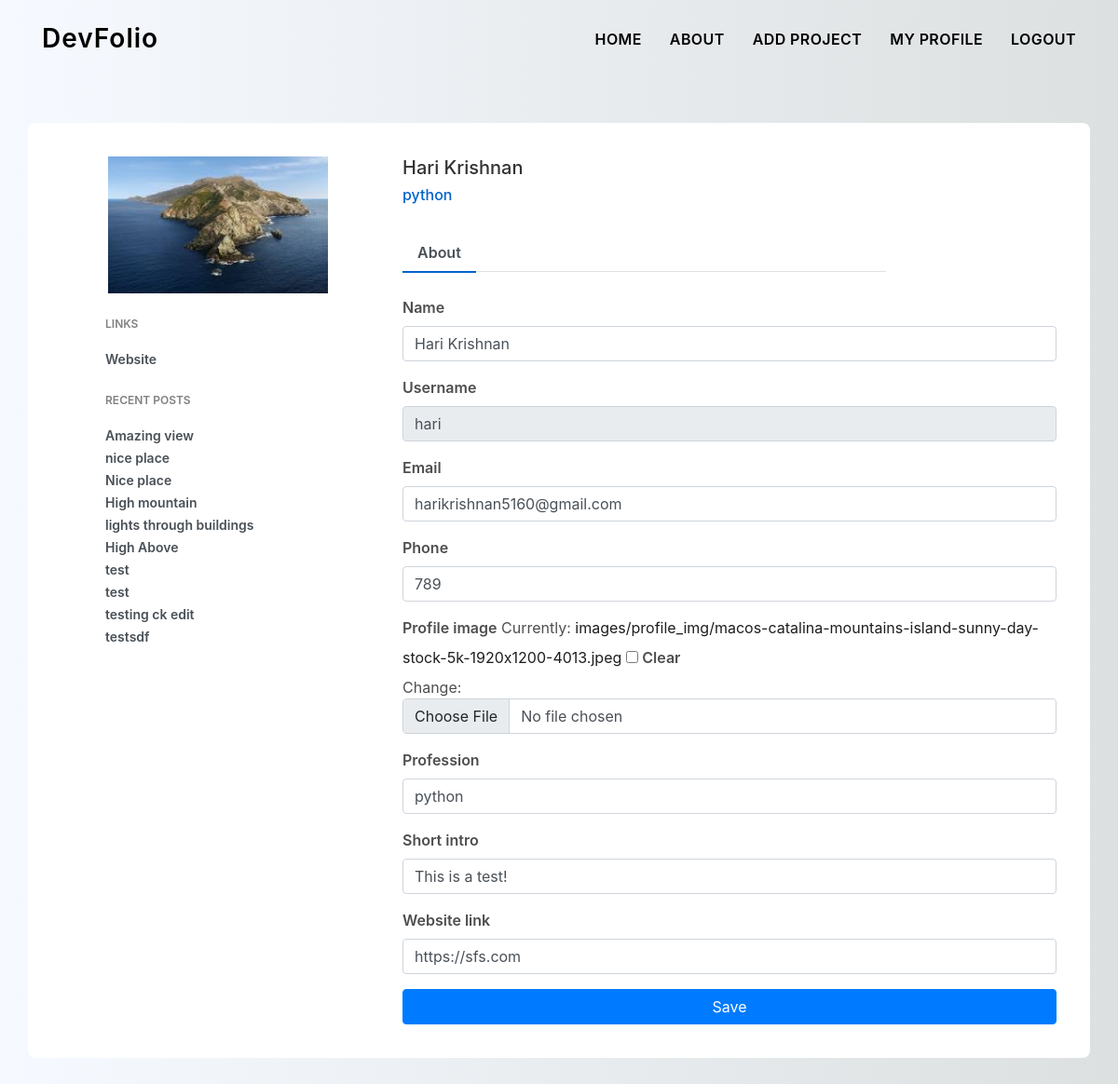
/users/edit-profile/ (signed in), run on an earlier commit of the app's database.
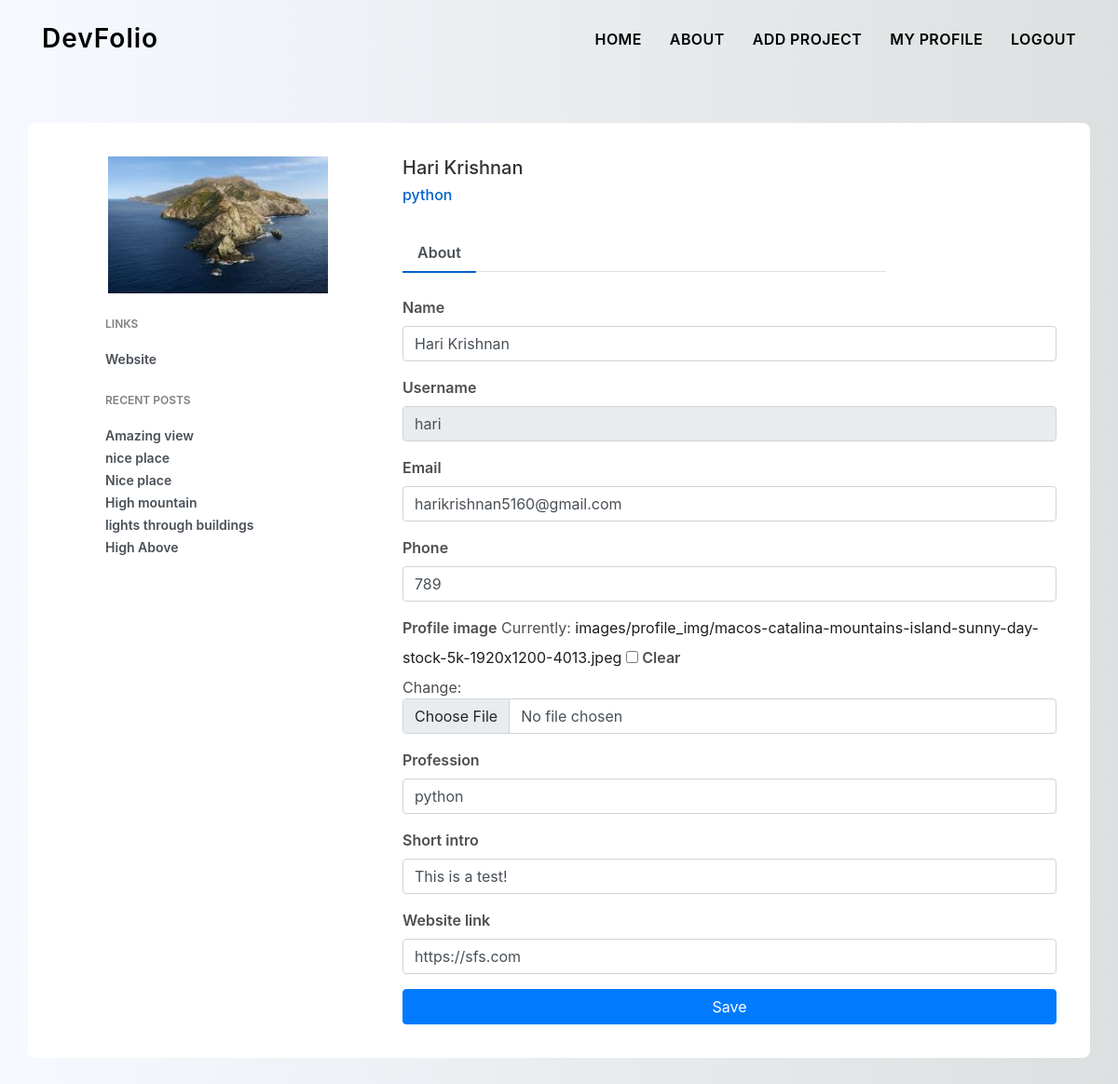
And on a later commit of the database.
### blogs/models.py (models this page shows, shortened)
class Article(models.Model):
    owner = models.ForeignKey(Profile, on_delete=models.SET_NULL, blank=True, null=True)
    heading = models.CharField(max_length=200)
    discription = models.CharField(max_length=300, null=True, blank=True)
    category = models.CharField(max_length=100, null=True, blank=True)
    featured_image = ResizedImageField(size=[1200,720], null=True, blank=True, default='images/blog_img/no-photo.jpg', upload_to='images/blog_img/')
    text_field =  RichTextUploadingField(null=True, blank=True)
    tags = models.ManyToManyField('Tag', blank=True)
    comment_total = models.IntegerField(default=0, null=True, blank=True)
    created = models.DateTimeField(auto_now_add=True)
    id = models.UUIDField(default=uuid.uuid4,
                          primary_key=True, editable=False, unique=True)

### users/models.py (models this page shows, shortened)
class Profile(models.Model):
    user = models.OneToOneField(User, on_delete=models.CASCADE, null=True, blank=True)
    name = models.CharField(max_length=200, null=True, blank=True)
    username = models.CharField(max_length=200, null=True, blank=True)
    email = models.EmailField(max_length=400, null=True, blank=True)
    profile_image = ResizedImageField(size=[250, 250], blank=True, null=True, default='images/profile_img/default.jpg', upload_to='images/profile_img/')
    short_intro = models.CharField(max_length=600, null=True, blank=True)
    website_link = models.URLField(max_length=800, null=True, blank=True)
    phone = models.IntegerField(null=True, blank=True)
    profession = models.CharField(max_length=20, null=True, blank=True)
    created = models.DateTimeField(auto_now_add=True)
    id = models.UUIDField(default=uuid.uuid4, primary_key=True, editable=False, unique=True)

### users/views.py (the view)
# urls.py: path('edit-profile/', views.editprofile, name='edit-profile'),
@login_required(login_url='login')
def editprofile(request):
    profile = request.user.profile
    form = ProfileForm(instance=profile)
    count = profile.article_set.all()
    articles = profile.article_set.all().order_by('created')[:10]
    if request.method == "POST":
        form = ProfileForm(request.POST, request.FILES, instance=profile)
        if form.is_valid():
            form.save()
            return redirect('blogs')
    context = {'form':form,'profile': profile, 'articles': articles, 'blog_count': len(count),}
    return render(request, 'users/edit-profile.html', context)

### users/forms.py
class ProfileForm(ModelForm):
    class Meta:
        model = Profile
        fields = ['name', 'username', 'email', 'phone', 'profile_image', 'profession','short_intro', 'website_link',]
    def __init__(self, *args, **kwargs):
        super(ProfileForm, self).__init__(*args, **kwargs)
        self.fields['username'].widget.attrs['readonly'] = True
        for name, field in self.fields.items():
            field.widget.attrs.update({'class': 'form-control'})

### users/templates/users/edit-profile.html (shortened to what this page needs)
{% extends 'main.html' %}
{% load static %}
{% block content %}
<br>
<br>
<div class="container emp-profile">
                <div class="row">
                    <div class="col-md-4">
                        <div class="profile-img">
                            <img src="{{ profile.profile_image.url }}" alt="profile-image"/>
                            </div>
                    </div>
                    <div class="col-md-6">
                        <div class="profile-head">
                                    <h5>
                                        {{ profile.name }}
                                    </h5>
                                    <h6>
                                        {% if profile.profession is not None %}
                                        {{ profile.profession }}
                                        {% endif %}
                                    </h6>
                                    <br>
                            <ul class="nav nav-tabs" id="myTab" role="tablist">
                                <li class="nav-item">
                                    <a class="nav-link active" id="home-tab" data-toggle="tab" href="#home" role="tab" aria-controls="home" aria-selected="true">About</a>
                                </li>
                            </ul>
                        </div>
                    </div>
                </div>
                <div class="row">
                    <div class="col-md-4">
                        <div class="profile-work">
                            {% if profile.website_link is not None %}
                            <p>LINKS</p>
                            <a href="{{profile.website_link}}">Website</a><br/>
                            {% endif %}
                            {% if blog_count is not None %}
                            <p>RECENT POSTS</p>
                            {% for article in articles %}
                            <a href="{% url 'article' article.id %}">{{ article.heading }}</a><br/>
                            {% endfor %}
                            {% endif %}
                        </div>
                    </div>
                    <div class="col-md-8">
                        <div class="tab-content profile-tab" id="myTabContent">
                            <div class="tab-pane fade show active" id="home" role="tabpanel" aria-labelledby="home-tab">
                                <form class="row g-3" action="" method="POST" enctype="multipart/form-data">
                                    {% for field in form %}
                                    <div class="col-12">
                                      <label for="yourName" class="form-label">{{ field.label }}</label>
                                      {{ field }}
                                    </div>
                                    {% endfor %}
                                    <div class="col-12">
                                      <button class="btn btn-primary w-100" type="submit">Save</button>
                                    </div>
                                </form>
                            </div>
                        </div>
                    </div>
                </div>
        </div>
        {% endblock %}

What changed in the data, as far as the page shows it:
removed Article: heading "test"
removed Article: heading "test"
removed Article: heading "testing ck edit"
removed Article: heading "testsdf"
